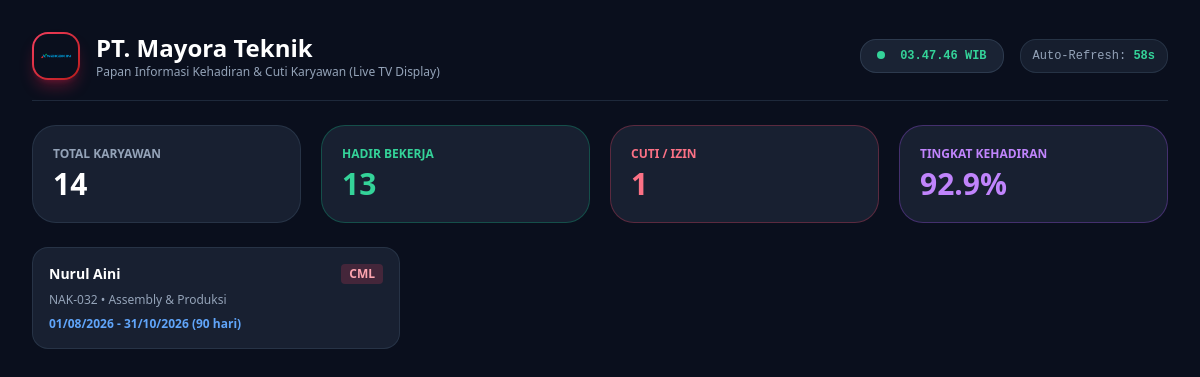
Page /index.php?page=board&view=tv on the earlier database version.
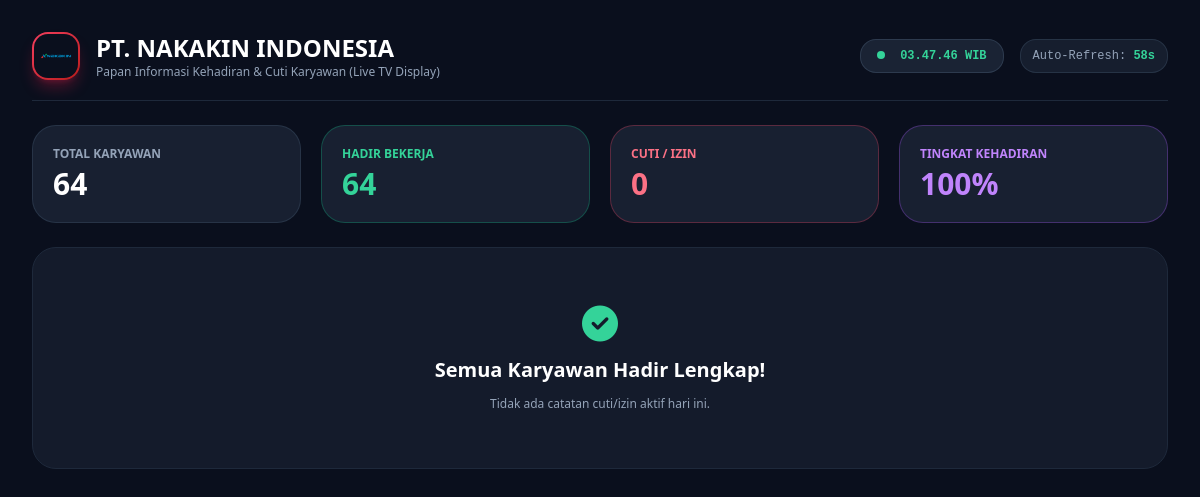
Same page on the later database version.
### tables this page shows
CREATE TABLE `pengaturan_aplikasi` (
  `id` int(11) NOT NULL,
  `nama_aplikasi` varchar(150) NOT NULL DEFAULT 'Sistem Informasi Cuti Karyawan',
  `singkatan_aplikasi` varchar(50) NOT NULL DEFAULT 'E-Cuti',
  `tagline` varchar(255) NOT NULL DEFAULT 'Precision Machinery, Pumps & Tooling Manufacturing',
  `nama_perusahaan` varchar(150) NOT NULL DEFAULT 'PT. Nakakin Indonesia',
  `singkatan_perusahaan` varchar(50) NOT NULL DEFAULT 'NAKAKIN',
  `sub_singkatan_perusahaan` varchar(50) NOT NULL DEFAULT 'INDONESIA',
  `alamat_perusahaan` text DEFAULT NULL,
  `telepon` varchar(50) DEFAULT '(0267) 845-1234',
  `email_perusahaan` varchar(100) DEFAULT 'hrd@nakakin.co.id',
  `website` varchar(100) DEFAULT 'www.nakakin.co.id',
  `logo` varchar(255) DEFAULT 'Nakakin.png',
  `favicon` varchar(255) DEFAULT 'Nakakin.png',
  `prefix_nomor_surat` varchar(30) NOT NULL DEFAULT 'CUTI/NAK',
  `default_kuota_cuti` int(11) NOT NULL DEFAULT 12,
  `nama_kepala_hrd` varchar(150) NOT NULL DEFAULT 'Siti Rahmawati, S.Psi',
  `jabatan_kepala_hrd` varchar(100) NOT NULL DEFAULT 'HRD & GA Manager',
  `lokasi_surat` varchar(100) NOT NULL DEFAULT 'Karawang',
  `footer_text` varchar(255) NOT NULL DEFAULT 'Sistem Informasi Manajemen Cuti Karyawan',
  `updated_at` datetime DEFAULT current_timestamp() ON UPDATE current_timestamp(),
  PRIMARY KEY (`id`)
);

CREATE TABLE `pengajuan_cuti` (
  `id` int(11) NOT NULL AUTO_INCREMENT,
  `nomor_surat` varchar(60) NOT NULL,
  `employee_id` int(11) NOT NULL,
  `leave_type_id` int(11) NOT NULL,
  `shift` enum('Shift 1','Shift 1 (Pagi)','Shift 2 (Malam)','Shift 2 (Maju)','Non-Shift') NOT NULL DEFAULT 'Shift 1 (Pagi)',
  `tanggal_mulai` date NOT NULL,
  `tanggal_selesai` date NOT NULL,
  `jam_mulai` time DEFAULT NULL,
  `jam_selesai` time DEFAULT NULL,
  `total_hari` decimal(4,1) NOT NULL DEFAULT 1.0,
  `alasan` text NOT NULL,
  `alamat_selama_cuti` text DEFAULT NULL,
  `kontak_darurat` varchar(50) DEFAULT NULL,
  `attachment` varchar(255) DEFAULT NULL,
  `status` enum('pending','approved','rejected','cancelled') NOT NULL DEFAULT 'pending',
  `approved_by` int(11) DEFAULT NULL COMMENT 'ID User Atasan yang menyetujui/menolak',
  `approved_at` datetime DEFAULT NULL,
  `rejection_reason` text DEFAULT NULL,
  `catatan_atasan` text DEFAULT NULL,
  `created_at` datetime DEFAULT current_timestamp(),
  `updated_at` datetime DEFAULT current_timestamp() ON UPDATE current_timestamp(),
  `approval_step` varchar(30) NOT NULL DEFAULT 'pending_spv' COMMENT 'pending_spv, pending_manager, pending_hrd, approved, rejected, cancelled',
  `spv_id` int(11) DEFAULT NULL,
  `spv_at` datetime DEFAULT NULL,
  `spv_notes` text DEFAULT NULL,
  `manager_id` int(11) DEFAULT NULL,
  `manager_at` datetime DEFAULT NULL,
  `manager_notes` text DEFAULT NULL,
  `hrd_id` int(11) DEFAULT NULL,
  `hrd_at` datetime DEFAULT NULL,
  `hrd_notes` text DEFAULT NULL,
  `notif_read` tinyint(1) NOT NULL DEFAULT 0,
  PRIMARY KEY (`id`),
  UNIQUE KEY `nomor_surat` (`nomor_surat`),
  KEY `employee_id` (`employee_id`),
  KEY `leave_type_id` (`leave_type_id`),
  KEY `approved_by` (`approved_by`),
  CONSTRAINT `pengajuan_cuti_ibfk_1` FOREIGN KEY (`employee_id`) REFERENCES `karyawan` (`id`) ON DELETE CASCADE,
  CONSTRAINT `pengajuan_cuti_ibfk_2` FOREIGN KEY (`leave_type_id`) REFERENCES `jenis_cuti` (`id`) ON DELETE CASCADE,
  CONSTRAINT `pengajuan_cuti_ibfk_3` FOREIGN KEY (`approved_by`) REFERENCES `karyawan` (`id`) ON DELETE SET NULL
);

CREATE TABLE `karyawan` (
  `id` int(11) NOT NULL AUTO_INCREMENT,
  `nik` varchar(50) NOT NULL,
  `nama_lengkap` varchar(150) NOT NULL,
  `email` varchar(120) NOT NULL,
  `password` varchar(255) NOT NULL,
  `role` varchar(50) NOT NULL DEFAULT 'operator',
  `departemen_id` int(11) NOT NULL,
  `jabatan_id` int(11) NOT NULL,
  `current_shift` enum('Shift 1','Shift 1 (Pagi)','Shift 2 (Malam)','Shift 2 (Maju)') NOT NULL DEFAULT 'Shift 1 (Pagi)',
  `tanggal_masuk` date NOT NULL,
  `kuota_cuti` decimal(4,1) NOT NULL DEFAULT 12.0,
  `cuti_terpakai` decimal(4,1) NOT NULL DEFAULT 0.0,
  `sisa_cuti` decimal(4,1) NOT NULL DEFAULT 12.0,
  `jenis_kelamin` enum('Laki-laki','Perempuan') NOT NULL DEFAULT 'Laki-laki',
  `agama` varchar(50) NOT NULL DEFAULT 'Islam',
  `status_pernikahan` enum('Belum Menikah','Menikah','Duda','Janda') NOT NULL DEFAULT 'Belum Menikah',
  `no_hp` varchar(30) DEFAULT NULL,
  `alamat` text DEFAULT NULL,
  `foto` varchar(255) DEFAULT NULL,
  `status_aktif` enum('Aktif','Non-Aktif') NOT NULL DEFAULT 'Aktif',
  `created_at` datetime DEFAULT current_timestamp(),
  `updated_at` datetime DEFAULT current_timestamp() ON UPDATE current_timestamp(),
  PRIMARY KEY (`id`),
  UNIQUE KEY `nik` (`nik`),
  UNIQUE KEY `email` (`email`),
  KEY `departemen_id` (`departemen_id`),
  KEY `jabatan_id` (`jabatan_id`),
  CONSTRAINT `karyawan_ibfk_1` FOREIGN KEY (`departemen_id`) REFERENCES `departemen` (`id`) ON DELETE CASCADE,
  CONSTRAINT `karyawan_ibfk_2` FOREIGN KEY (`jabatan_id`) REFERENCES `jabatan` (`id`) ON DELETE CASCADE
);

CREATE TABLE `jenis_cuti` (
  `id` int(11) NOT NULL AUTO_INCREMENT,
  `nama_cuti` varchar(100) NOT NULL,
  `kategori` varchar(50) NOT NULL DEFAULT 'Cuti Reguler',
  `kode` varchar(20) NOT NULL,
  `durasi_maksimal` varchar(50) DEFAULT '1 Hari',
  `deskripsi` text DEFAULT NULL,
  `potong_kuota` tinyint(1) NOT NULL DEFAULT 0,
  `potong_gaji` tinyint(1) NOT NULL DEFAULT 0,
  `max_hari_default` int(11) NOT NULL DEFAULT 12,
  `butuh_lampiran` tinyint(1) NOT NULL DEFAULT 0,
  `wewenang_approval` varchar(100) DEFAULT 'Leader & Spv Dept',
  `catatan_khusus` text DEFAULT NULL,
  `created_at` datetime DEFAULT current_timestamp(),
  PRIMARY KEY (`id`),
  UNIQUE KEY `kode` (`kode`)
);

CREATE TABLE `departemen` (
  `id` int(11) NOT NULL AUTO_INCREMENT,
  `kode_dept` varchar(20) NOT NULL,
  `nama_dept` varchar(100) NOT NULL,
  `deskripsi` text DEFAULT NULL,
  `created_at` datetime DEFAULT current_timestamp(),
  PRIMARY KEY (`id`),
  UNIQUE KEY `kode_dept` (`kode_dept`)
);

### config/functions.php (called while the page is built, shortened)
<?php
function getAppSettings($pdo = null) {
    $defaultSettings = [
        'id' => 1,
        'nama_aplikasi' => 'Sistem Informasi Cuti Karyawan',
        'singkatan_aplikasi' => 'FORM CUTI ONLINE',
        'tagline' => 'Precision Machinery, Pumps & Tooling Manufacturing',
        'nama_perusahaan' => 'PT. Nakakin Indonesia',
        'singkatan_perusahaan' => 'NAKAKIN',
        'sub_singkatan_perusahaan' => 'INDONESIA',
        'alamat_perusahaan' => 'Kawasan Industri KIIC, Jl. Maligi Raya Lot Q-2A, Sukaluyu, Telukjambe Timur, Karawang, Jawa Barat 41361',
        'telepon' => '(0267) 845-1234',
        'email_perusahaan' => 'hrd@nakakin.co.id',
        'website' => 'www.nakakin.co.id',
        'logo' => 'Nakakin.png',
        'favicon' => 'Nakakin.png',
        'prefix_nomor_surat' => 'CUTI/NAK',
        'default_kuota_cuti' => 12,
        'nama_kepala_hrd' => 'Siti Rahmawati, S.Psi',
        'jabatan_kepala_hrd' => 'HRD & GA Manager',
        'lokasi_surat' => 'Karawang',
        'footer_text' => 'Sistem Informasi Manajemen Cuti Karyawan'
    ];
    try {
        $stmt = $pdo->query("SELECT * FROM pengaturan_aplikasi WHERE id = 1 LIMIT 1");
        $settings = $stmt->fetch(PDO::FETCH_ASSOC);
        if ($settings) {
            $cachedSettings = array_merge($defaultSettings, array_filter($settings, function($v) {
                return $v !== null && $v !== '';
            }));
            return $cachedSettings;
        }
    } catch (Exception $e) {
    }
    $cachedSettings = $defaultSettings;
    return $cachedSettings;
}

### views/public/board.php (the view, shortened to what the changed rows need)
<?php
require_once __DIR__ . '/../../config/functions.php';
$pdo = getDbConnection();
$appSettings = getAppSettings($pdo);
$isTvMode = ($_GET['view'] ?? '') === 'tv';
$todayDate = date('Y-m-d');
$stmtToday = $pdo->prepare("
    SELECT lr.*,
           e.nik, e.nama_lengkap, e.foto, e.jenis_kelamin,
           d.nama_dept, d.kode_dept,
           p.nama_jabatan,
           lt.nama_cuti, lt.kode as kode_cuti, lt.potong_kuota
    FROM pengajuan_cuti lr
    JOIN karyawan e ON lr.employee_id = e.id
    JOIN departemen d ON e.departemen_id = d.id
    JOIN jabatan p ON e.jabatan_id = p.id
    JOIN jenis_cuti lt ON lr.leave_type_id = lt.id
    WHERE lr.status = 'approved' AND ? BETWEEN lr.tanggal_mulai AND lr.tanggal_selesai
    ORDER BY d.nama_dept ASC, e.nama_lengkap ASC
");
$stmtToday->execute([$todayDate]);
$todayLeaves = $stmtToday->fetchAll();
$totalKaryawan = (int)$pdo->query("SELECT COUNT(*) FROM karyawan WHERE status_aktif = 'Aktif'")->fetchColumn();
$countCutiHariIni = count($todayLeaves);
$countHadirHariIni = max(0, $totalKaryawan - $countCutiHariIni);
$tingkatKehadiran = $totalKaryawan > 0 ? round(($countHadirHariIni / $totalKaryawan) * 100, 1) : 100;
$logoUrl = !empty($appSettings['logo']) ? BASE_URL . '/assets/images/' . $appSettings['logo'] : BASE_URL . '/assets/images/Nakakin.png';
if ($isTvMode):
?>
<!DOCTYPE html>
<html lang="id" class="h-full bg-slate-900">
<head>
    <script src="https://cdn.tailwindcss.com"></script>
    <link rel="stylesheet" href="https://cdnjs.cloudflare.com/ajax/libs/font-awesome/6.5.1/css/all.min.css">
</head>
<body class="min-h-full bg-[#0a0f1d] text-slate-100 font-sans antialiased flex flex-col p-6 sm:p-8 space-y-6">
    <header class="flex items-center justify-between border-b border-slate-800 pb-5">
        <div class="flex items-center gap-4">
            <div class="w-12 h-12 rounded-2xl bg-gradient-to-br from-rose-500 to-red-700 p-0.5 shadow-lg shadow-rose-600/30 flex items-center justify-center">
                <div class="w-full h-full bg-[#0a0f1d] rounded-[14px] flex items-center justify-center p-1.5">
                    <img src="<?= $logoUrl ?>" alt="Logo" class="max-h-full max-w-full object-contain">
                </div>
            </div>
            <div>
                <h1 class="text-xl sm:text-2xl font-black text-white"><?= htmlspecialchars($appSettings['nama_perusahaan']) ?></h1>
                <p class="text-xs text-slate-400 font-medium">Papan Informasi Kehadiran & Cuti Karyawan (Live TV Display)</p>
            </div>
        </div>
        <div class="flex items-center gap-4">
            <div class="px-4 py-2 rounded-2xl bg-slate-800/80 border border-slate-700/80 text-xs font-mono">
                <span class="w-2 h-2 rounded-full bg-emerald-400 animate-pulse inline-block mr-2"></span>
                <span id="tvClock" class="font-bold text-emerald-400">00:00:00 WIB</span>
            </div>
            <div class="px-3 py-2 rounded-2xl bg-slate-800/60 border border-slate-700/60 text-slate-400 text-xs font-mono">
                Auto-Refresh: <strong id="tvRefreshTimer" class="text-emerald-400 font-bold">60s</strong>
            </div>
        </div>
    </header>
    <div class="grid grid-cols-4 gap-5">
        <div class="bg-slate-800/70 rounded-3xl p-5 border border-slate-700/60">
            <div class="text-xs font-extrabold text-slate-400 uppercase">Total Karyawan</div>
            <div class="text-3xl font-black text-white mt-1"><?= $totalKaryawan ?></div>
        </div>
        <div class="bg-slate-800/70 rounded-3xl p-5 border border-emerald-500/30">
            <div class="text-xs font-extrabold text-emerald-400 uppercase">Hadir Bekerja</div>
            <div class="text-3xl font-black text-emerald-400 mt-1"><?= $countHadirHariIni ?></div>
        </div>
        <div class="bg-slate-800/70 rounded-3xl p-5 border border-rose-500/30">
            <div class="text-xs font-extrabold text-rose-400 uppercase">Cuti / Izin</div>
            <div class="text-3xl font-black text-rose-400 mt-1"><?= $countCutiHariIni ?></div>
        </div>
        <div class="bg-slate-800/70 rounded-3xl p-5 border border-purple-500/30">
            <div class="text-xs font-extrabold text-purple-400 uppercase">Tingkat Kehadiran</div>
            <div class="text-3xl font-black text-purple-400 mt-1"><?= $tingkatKehadiran ?>%</div>
        </div>
    </div>
    <div class="flex-1">
        <?php if (empty($todayLeaves)): ?>
            <div class="rounded-3xl bg-slate-800/50 border border-slate-800 p-14 text-center space-y-3">
                <div class="text-emerald-400 text-4xl"><i class="fa-solid fa-circle-check"></i></div>
                <h3 class="text-xl font-bold text-white">Semua Karyawan Hadir Lengkap!</h3>
                <p class="text-xs text-slate-400">Tidak ada catatan cuti/izin aktif hari ini.</p>
            </div>
        <?php else: ?>
            <div class="grid grid-cols-3 gap-4">
                <?php foreach ($todayLeaves as $leave): ?>
                    <div class="p-4 rounded-2xl bg-slate-800/70 border border-slate-700/60 space-y-2">
                        <div class="flex items-center justify-between">
                            <span class="font-bold text-white text-sm"><?= htmlspecialchars($leave['nama_lengkap']) ?></span>
                            <span class="px-2 py-0.5 rounded bg-rose-500/20 text-rose-300 font-bold text-xs"><?= htmlspecialchars($leave['kode_cuti'] ?: 'CUTI') ?></span>
                        </div>
                        <div class="text-xs text-slate-400"><?= htmlspecialchars($leave['nik']) ?> &bull; <?= htmlspecialchars($leave['nama_dept']) ?></div>
                        <div class="text-xs font-semibold text-blue-400"><?= date('d/m/Y', strtotime($leave['tanggal_mulai'])) ?> - <?= date('d/m/Y', strtotime($leave['tanggal_selesai'])) ?> (<?= $leave['total_hari'] ?> hari)</div>
                    </div>
                <?php endforeach; ?>
            </div>
        <?php endif; ?>
    </div>
</body>
</html>
<?php
    exit;
endif;
?>

Differences in the rows shown:
no longer on this page (row edited): pengajuan_cuti: employee.nama_lengkap "Nurul Aini", leave_type.kode "CML", employee.nik "NAK-032", departemen.nama_dept "Assembly & Produksi", tanggal_mulai "01/08/2026", tanggal_selesai "31/10/2026", total_hari "90"
changed pengaturan_aplikasi: nama_perusahaan "PT. Mayora Teknik" → "PT. NAKAKIN INDONESIA"
Other differences:
$totalKaryawan: "14" → "64"
$countHadirHariIni: "13" → "64"
$countCutiHariIni: "1" → "0"
$tingkatKehadiran: "92.9" → "100"
text now shown: "Semua Karyawan Hadir Lengkap! Tidak ada catatan cuti/izin aktif hari ini."
